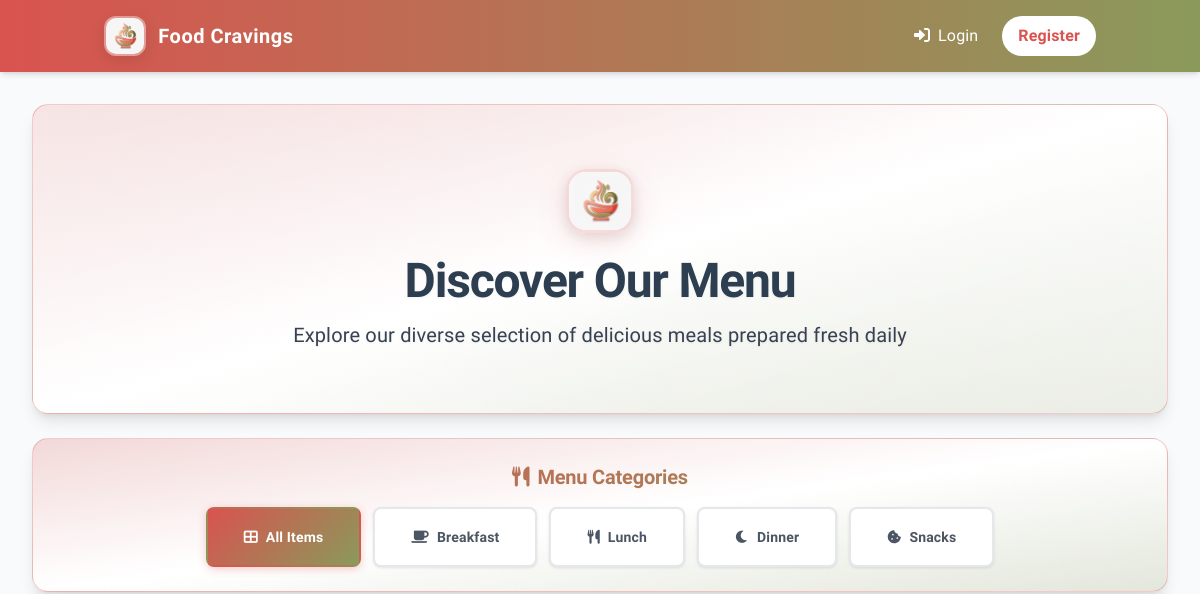
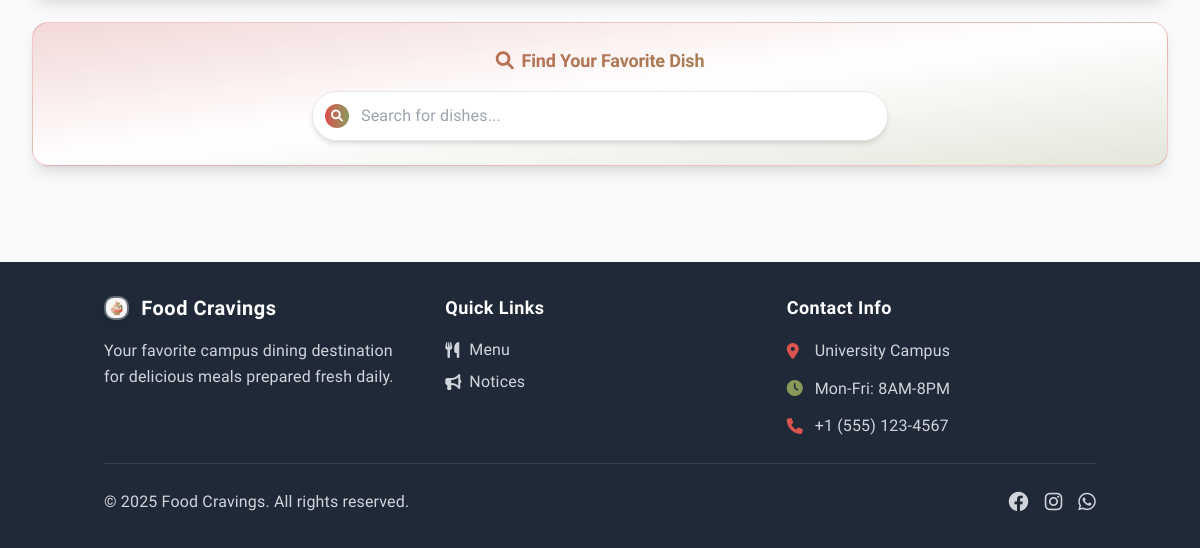
Before: /menu with the older database file (2 pictures, top to bottom).
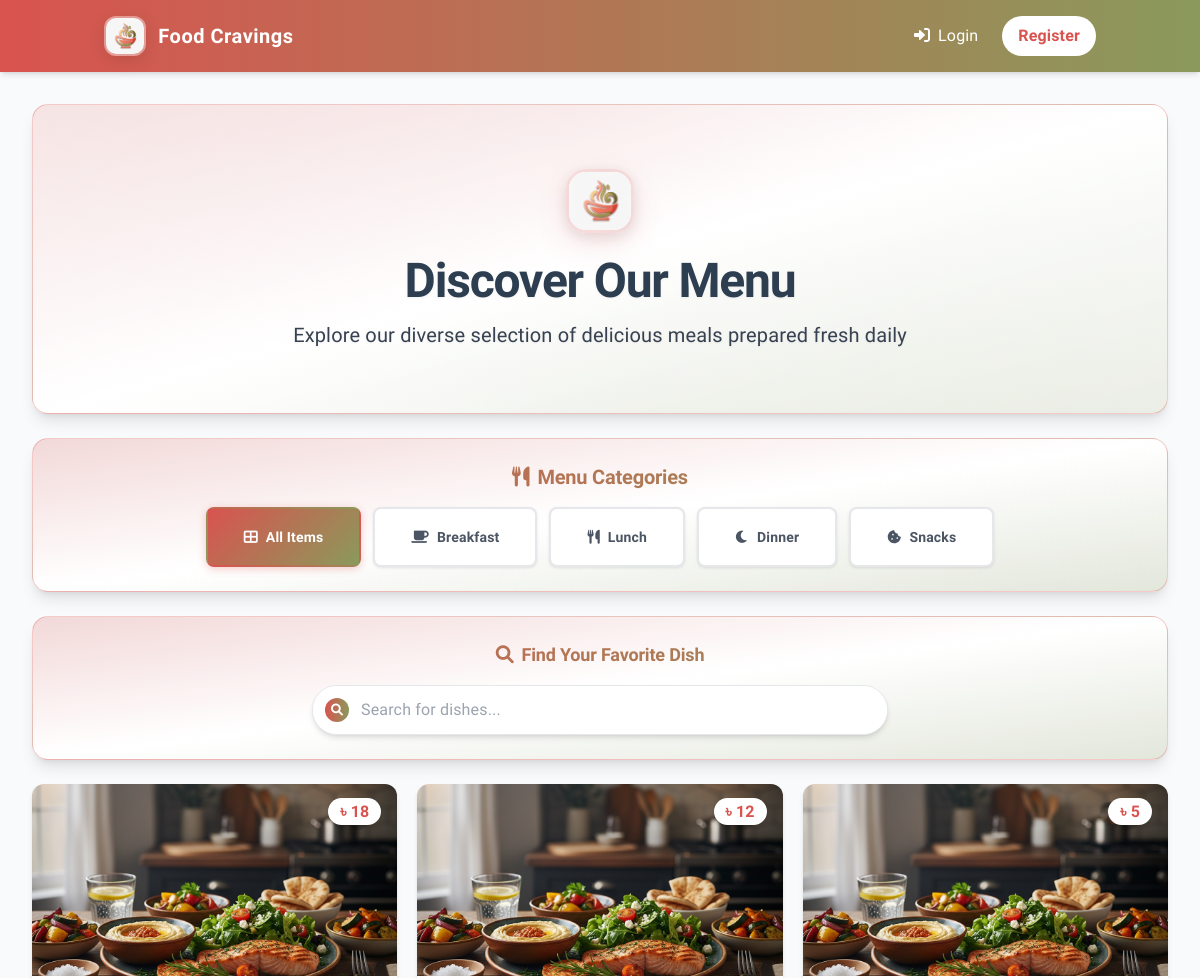
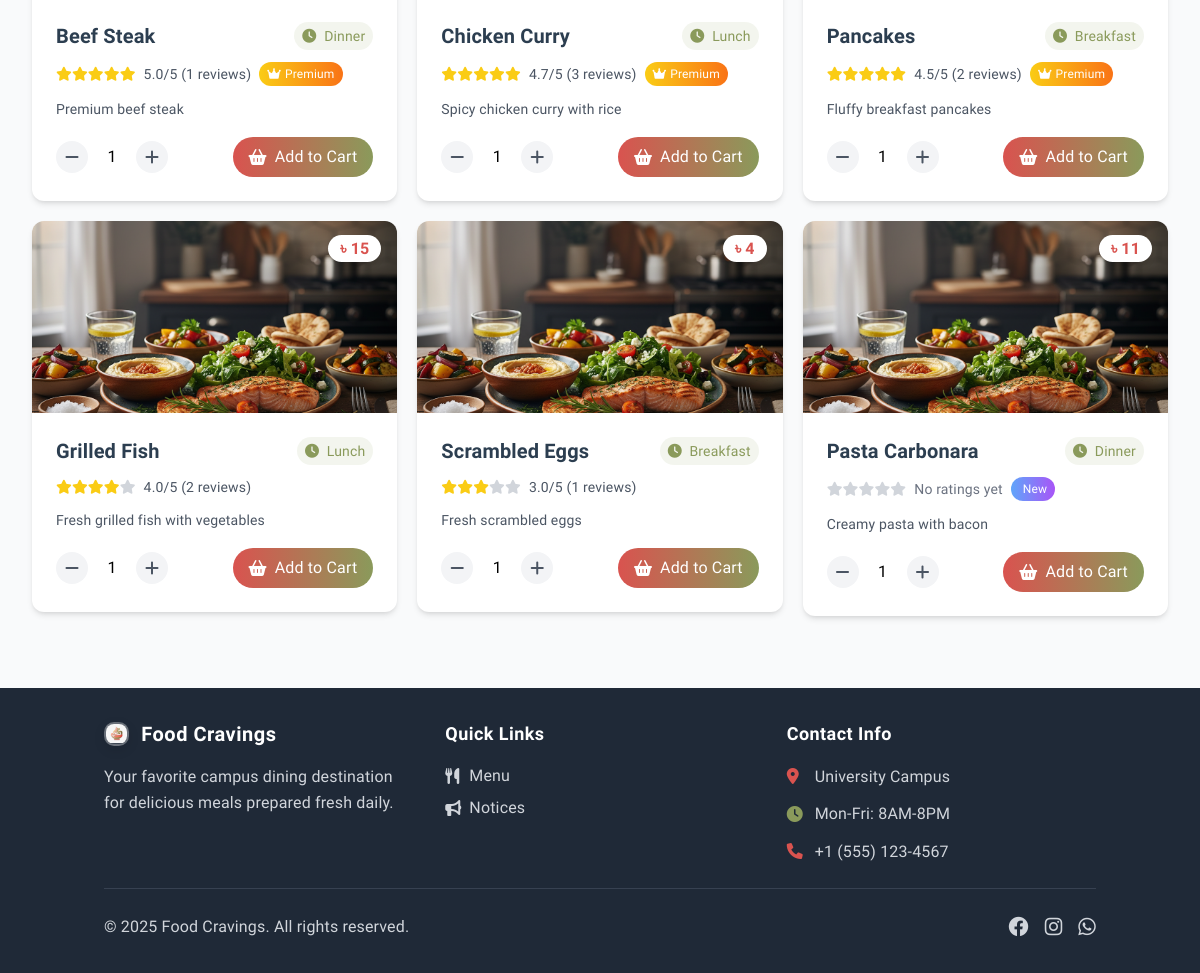
After: the same page with the newer database file (2 pictures, top to bottom).
### app.py (models this page shows)
class MenuItem(db.Model):
    id = db.Column(db.Integer, primary_key=True)
    name = db.Column(db.String(100), nullable=False)
    description = db.Column(db.Text)
    price = db.Column(db.Float, nullable=False)
    image_path = db.Column(db.String(200))
    shift = db.Column(db.String(20), nullable=False)  # breakfast, lunch, supper, dinner
    available = db.Column(db.Boolean, default=True)
    feedbacks = db.relationship('Feedback', backref='menu_item', lazy=True)

### app.py (the view)
@app.route('/menu')
def menu():
    rated_items_query = db.session.query(
        MenuItem,
        db.func.avg(Feedback.rating).label('avg_rating'),
        db.func.count(Feedback.id).label('rating_count')
    ).outerjoin(Feedback, MenuItem.id == Feedback.item_id)\
     .group_by(MenuItem.id)\
     .order_by(
         db.func.avg(Feedback.rating).desc().nullslast(),
         db.func.count(Feedback.id).desc(),
         MenuItem.name.asc()
     ).all()
    menu_items = []
    for item_data in rated_items_query:
        item = item_data[0]
        item.average_rating = round(item_data[1], 1) if item_data[1] else 0
        item.total_ratings = item_data[2] if item_data[2] else 0
        menu_items.append(item)
    return render_template('menu.html', menu_items=menu_items)

### templates/menu.html (shortened to what this page needs)
{% extends "base.html" %}
{% block content %}
<div class="space-y-6">
    <div class="relative bg-gradient-to-br from-[#D9534F]/20 via-white to-[#8A9A5B]/20 rounded-2xl overflow-hidden border border-[#D9534F]/30 shadow-lg">
        <div class="absolute inset-0 bg-gradient-to-r from-white/30 via-transparent to-white/30"></div>
        <div class="relative px-4 sm:px-6 py-8 sm:py-12 md:py-16 text-center">
            <div class="flex justify-center mb-4 sm:mb-6">
                <img src="{{ url_for('static', filename='uploads/logo.png') }}"
                     alt="Food Cravings Logo"
                     class="h-12 sm:h-16 w-auto object-contain logo-hero">
            </div>
            <h1 class="text-2xl sm:text-4xl md:text-5xl font-bold text-dark mb-3 sm:mb-4 drop-shadow-sm tracking-tight">Discover Our Menu</h1>
            <p class="text-base sm:text-xl text-gray-700 max-w-2xl mx-auto drop-shadow-sm leading-relaxed">
                Explore our diverse selection of delicious meals prepared fresh daily
            </p>
        </div>
    </div>
    <div class="bg-gradient-to-br from-[#D9534F]/20 via-white to-[#8A9A5B]/20 rounded-2xl border border-[#D9534F]/30 shadow-lg">
        <div class="p-4 sm:p-6">
            <div class="text-center mb-3 sm:mb-4">
                <h2 class="text-base sm:text-xl font-bold bg-gradient-to-r from-[#D9534F] to-[#8A9A5B] bg-clip-text text-transparent">
                    <i class="fas fa-utensils mr-2"></i>Menu Categories
                </h2>
            </div>
            <div class="flex flex-wrap justify-center gap-2 sm:gap-3">
                <button class="category-filter active group relative overflow-hidden" data-category="all">
                    <div class="relative flex items-center px-3 sm:px-5 py-2 sm:py-2.5">
                        <i class="fas fa-th-large mr-1 sm:mr-2 text-sm"></i>
                        <span class="font-semibold text-xs sm:text-sm">All Items</span>
                    </div>
                </button>
                <button class="category-filter group relative overflow-hidden" data-category="breakfast">
                    <div class="relative flex items-center px-3 sm:px-5 py-2 sm:py-2.5">
                        <i class="fas fa-coffee mr-1 sm:mr-2 text-sm"></i>
                        <span class="font-semibold text-xs sm:text-sm">Breakfast</span>
                    </div>
                </button>
                <button class="category-filter group relative overflow-hidden" data-category="lunch">
                    <div class="relative flex items-center px-3 sm:px-5 py-2 sm:py-2.5">
                        <i class="fas fa-utensils mr-1 sm:mr-2 text-sm"></i>
                        <span class="font-semibold text-xs sm:text-sm">Lunch</span>
                    </div>
                </button>
                <button class="category-filter group relative overflow-hidden" data-category="dinner">
                    <div class="relative flex items-center px-3 sm:px-5 py-2 sm:py-2.5">
                        <i class="fas fa-moon mr-1 sm:mr-2 text-sm"></i>
                        <span class="font-semibold text-xs sm:text-sm">Dinner</span>
                    </div>
                </button>
                <button class="category-filter group relative overflow-hidden" data-category="snacks">
                    <div class="relative flex items-center px-3 sm:px-5 py-2 sm:py-2.5">
                        <i class="fas fa-cookie-bite mr-1 sm:mr-2 text-sm"></i>
                        <span class="font-semibold text-xs sm:text-sm">Snacks</span>
                    </div>
                </button>
            </div>
        </div>
    </div>
    <div class="bg-gradient-to-br from-[#D9534F]/20 via-white to-[#8A9A5B]/20 rounded-2xl border border-[#D9534F]/30 shadow-lg">
        <div class="p-4 sm:p-6">
            <div class="text-center mb-3 sm:mb-4">
                <h2 class="text-base sm:text-lg font-bold bg-gradient-to-r from-[#D9534F] to-[#8A9A5B] bg-clip-text text-transparent">
                    <i class="fas fa-search mr-2"></i>Find Your Favorite Dish
                </h2>
            </div>
            <div class="max-w-xl mx-auto">
                <div class="relative group">
                    <div class="relative bg-white rounded-full shadow-md border border-gray-200 focus-within:border-[#D9534F]/50 transition-all duration-300">
                        <input type="text" id="searchInput" placeholder="Search for dishes..."
                            class="w-full px-4 sm:px-5 py-2.5 sm:py-3 pl-10 sm:pl-12 pr-10 sm:pr-12 rounded-full border-0 focus:ring-2 focus:ring-[#D9534F]/20 bg-white text-sm sm:text-base font-medium placeholder-gray-400 text-gray-700 focus:outline-none">
                        <div class="absolute left-2.5 sm:left-3 top-1/2 transform -translate-y-1/2">
                            <div class="w-5 h-5 sm:w-6 sm:h-6 bg-gradient-to-r from-[#D9534F] to-[#8A9A5B] rounded-full flex items-center justify-center">
                                <i class="fas fa-search text-white text-xs"></i>
                            </div>
                        </div>
                    </div>
                </div>
            </div>
        </div>
    </div>
    <div class="grid grid-cols-1 md:grid-cols-2 lg:grid-cols-3 gap-5" id="menuGrid">
        {% for item in menu_items %}
        <div class="menu-item animate-fade-in" data-category="{{ item.shift }}">
            <div class="bg-white rounded-xl shadow-md overflow-hidden hover:shadow-lg transition-shadow">
                <div class="relative h-48">
                    <img src="/{{ item.image_path or 'static/uploads/default-food.png' }}"
                         alt="{{ item.name }}"
                         class="w-full h-full object-cover">
                    <div class="absolute top-4 right-4">
                        <span class="bg-white px-3 py-1 rounded-full text-primary font-semibold shadow-md">
                            ৳&nbsp;{{ item.price|int }}
                        </span>
                    </div>
                </div>
                <div class="p-6">
                    <div class="flex justify-between items-start mb-3">
                        <h3 class="text-xl font-semibold text-dark">{{ item.name }}</h3>
                        <span class="text-sm text-[#8A9A5B] capitalize font-medium bg-[#8A9A5B]/10 px-2 py-1 rounded-full">
                            <i class="fas fa-clock mr-1"></i>
                            {{ item.shift }}
                        </span>
                    </div>
                    {% if item.average_rating > 0 %}
                    <div class="flex items-center mb-3">
                        <div class="flex items-center">
                            {% for i in range(5) %}
                                <i class="fas fa-star text-sm {% if i < item.average_rating %}text-yellow-400{% else %}text-gray-300{% endif %}"></i>
                            {% endfor %}
                        </div>
                        <span class="text-sm text-gray-600 ml-2 font-medium">{{ item.average_rating }}/5 ({{ item.total_ratings }} reviews)</span>
                        {% if item.average_rating >= 4.5 %}
                        <span class="ml-2 px-2 py-1 bg-gradient-to-r from-yellow-400 to-orange-500 text-white text-xs rounded-full font-medium">
                            <i class="fas fa-crown mr-1"></i>Premium
                        </span>
                        {% endif %}
                    </div>
                    {% else %}
                    <div class="flex items-center mb-3">
                        <div class="flex items-center">
                            {% for i in range(5) %}
                                <i class="fas fa-star text-sm text-gray-300"></i>
                            {% endfor %}
                        </div>
                        <span class="text-sm text-gray-500 ml-2">No ratings yet</span>
                        <span class="ml-2 px-2 py-1 bg-gradient-to-r from-blue-400 to-purple-500 text-white text-xs rounded-full font-medium">
                            New
                        </span>
                    </div>
                    {% endif %}
                    <p class="text-gray-600 mb-4 text-sm leading-relaxed">{{ item.description }}</p>
                    <div class="flex items-center justify-between">
                        <div class="flex items-center space-x-2">
                            <button onclick="decreaseQuantity('{{ item.id }}')"
                                class="w-8 h-8 rounded-full bg-gray-100 flex items-center justify-center text-gray-600 hover:bg-gray-200">
                                <i class="fas fa-minus"></i>
                            </button>
                            <span id="quantity-{{ item.id }}" class="w-8 text-center">1</span>
                            <button onclick="increaseQuantity('{{ item.id }}')"
                                class="w-8 h-8 rounded-full bg-gray-100 flex items-center justify-center text-gray-600 hover:bg-gray-200">
                                <i class="fas fa-plus"></i>
                            </button>
                        </div>
                        <button onclick="addToCart('{{ item.id }}')"
                            class="bg-gradient-to-r from-[#D9534F] to-[#8A9A5B] text-white px-4 py-2 rounded-full hover:shadow-lg transition-all duration-300 flex items-center space-x-2 font-medium {% if not item.available %}opacity-50 cursor-not-allowed{% endif %}"
                            {% if not item.available %}disabled{% endif %}>
                            <i class="fas fa-shopping-basket"></i>
                            <span>{{ _('Add to Cart') }}</span>
                        </button>
                    </div>
                </div>
            </div>
        </div>
        {% endfor %}
    </div>
</div>
{% endblock %}

Changed rows visible on the page:
added MenuItem: price "18", name "Beef Steak", shift "Dinner", average_rating "5.0", total_ratings "1", shows "Premium", description "Premium beef steak"
added MenuItem: price "12", name "Chicken Curry", shift "Lunch", average_rating "4.7", total_ratings "3", shows "Premium", description "Spicy chicken curry with rice"
added MenuItem: price "5", name "Pancakes", shift "Breakfast", average_rating "4.5", total_ratings "2", shows "Premium", description "Fluffy breakfast pancakes"
added MenuItem: price "15", name "Grilled Fish", shift "Lunch", average_rating "4.0", total_ratings "2", description "Fresh grilled fish with vegetables"
added MenuItem: price "4", name "Scrambled Eggs", shift "Breakfast", average_rating "3.0", total_ratings "1", description "Fresh scrambled eggs"
added MenuItem: price "11", name "Pasta Carbonara", shift "Dinner", shows "No ratings yet", description "Creamy pasta with bacon"
